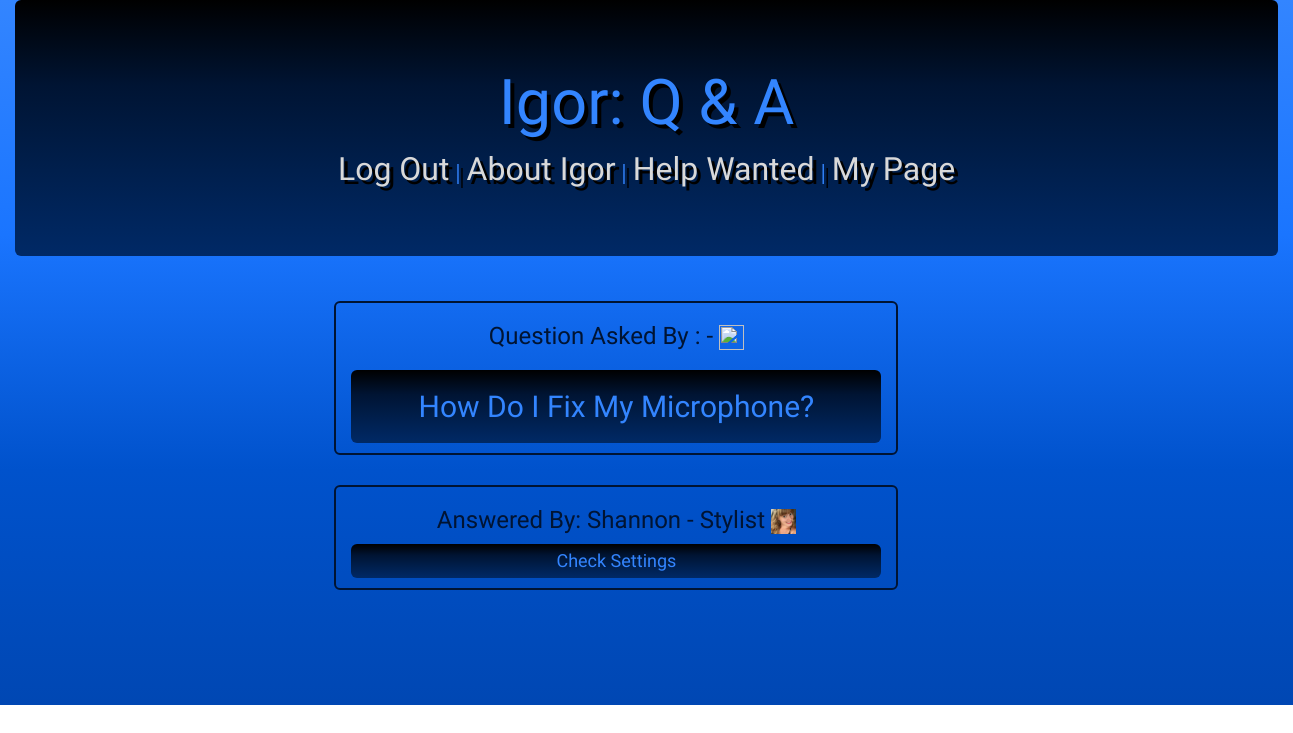
/igor/questions/1/ (signed in), run on an earlier commit of the app's database.
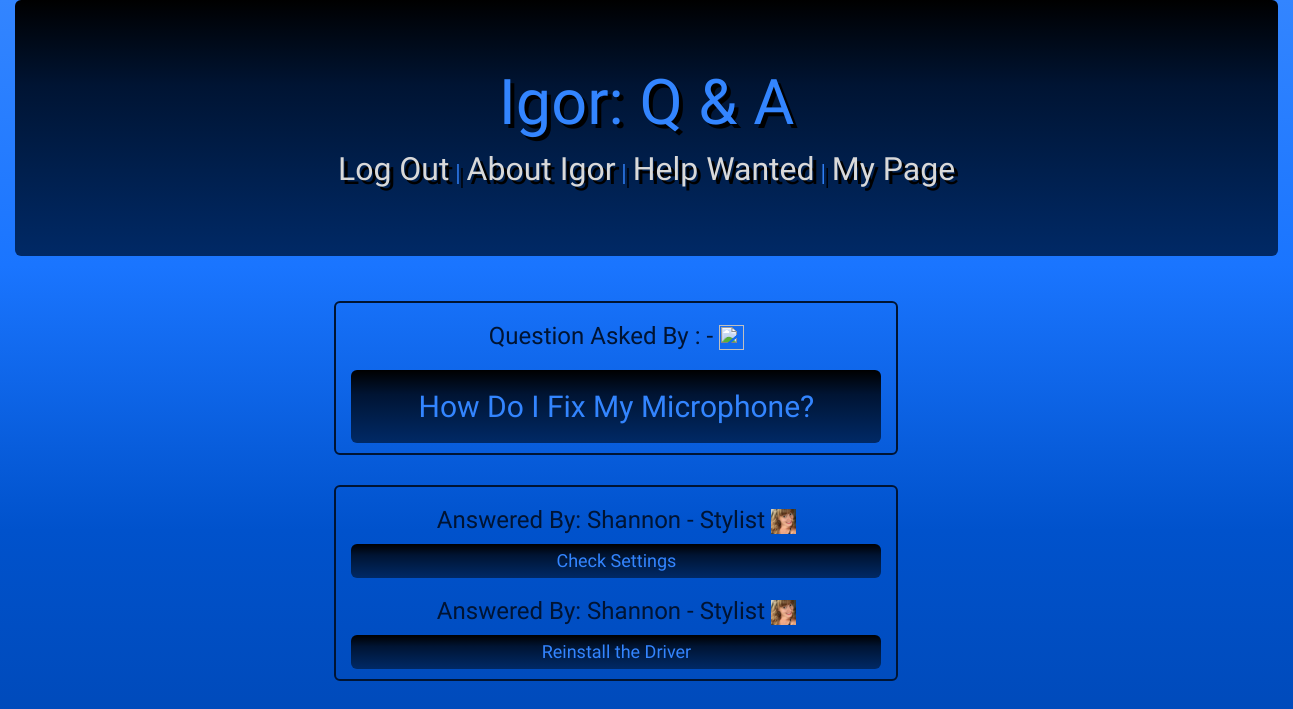
And on a later commit of the database.
### igor_app/models.py (models this page shows)
class Question(models.Model):
    content = models.TextField()
    user_who_posted = models.ForeignKey(User, related_name="posts", on_delete = models.CASCADE)
    specialty = models.CharField(max_length=20)
    created_at = models.DateTimeField(auto_now_add=True)
    updated_at = models.DateTimeField(auto_now=True)

class Answer(models.Model):
    content = models.TextField()
    user_who_answered = models.ForeignKey(User, related_name="answered_questions", on_delete = models.CASCADE)
    parent_question = models.ForeignKey(Question, related_name="answers", on_delete = models.CASCADE)
    created_at = models.DateTimeField(auto_now_add=True)
    updated_at = models.DateTimeField(auto_now=True)

class Profile(models.Model):
    owner=models.OneToOneField(User, related_name="profile", on_delete=models.CASCADE, primary_key=True)
    first_name=models.CharField(max_length=20)
    occupation=models.CharField(max_length=20)
    about=models.TextField()
    img=models.ImageField(upload_to ="img/", null=True, blank=True)
    created_at = models.DateTimeField(auto_now_add=True)
    updated_at = models.DateTimeField(auto_now=True)
    objects=ProfileManager()

### login_reg/models.py (models this page shows)
class User(models.Model):
    username =  models.CharField(max_length=40)
    email = models.CharField(max_length=50)
    password = models.TextField()
    specialty = models.CharField(max_length=20)
    created_at = models.DateTimeField(auto_now_add=True)
    updated_at = models.DateTimeField(auto_now=True)
    objects = UserManager()

### igor_app/views.py (the view)
# urls.py: path('questions/<int:question_id>/', views.view_question),
def view_question(request, question_id):
    if 'userid' in request.session:
        authenticated_user = User.objects.get(id=request.session['userid'])
        context = {
            'authenticated_user': authenticated_user,
            'selected_question': Question.objects.get(id=question_id)
        }
        return render(request, 'results.html', context)
    else:
        return HttpResponse("ERROR NO USER LOGGED IN")

### igor_app/templates/results.html (shortened to what this page needs)
<!DOCTYPE html>
<html lang="en">
<head>
    <link rel="stylesheet" href="https://maxcdn.bootstrapcdn.com/bootstrap/3.4.1/css/bootstrap.min.css">
    {%load static%}
    <link rel="stylesheet" href="{% static 'css/results.css'%}">
</head>
<body>
    <div class="container-fluid">
        <div class="jumbotron text-center">
            <h1>Igor: Q & A</h1>
            <p class="header"><a href="/logout">Log Out</a> | <a href="/igor/about">About Igor</a> | <a href="/igor/questions">Help Wanted</a> | <a href="/">My Page</a></p>
        </div>
        <div class="col-lg-11 col-lg-offset-2">
            <div class="col-lg-6 col-lg-offset-1">
                <h3> Question Asked By : {{selected_question.user_who_posted.profile.first_name}}-{{selected_question.user_who_posted.profile.occupation}} <img src="{{selected_question.user_who_posted.profile.img.url}}" id="avatar"/></h3>
                <h2 id="question">{{selected_question.content}}</h2>
            </div>
            <div class="col-lg-6 col-lg-offset-1">
                {% for answer in selected_question.answers.all %}
                    <h3>Answered By: {{answer.user_who_answered.profile.first_name}} - {{answer.user_who_answered.profile.occupation}} <img src='{{ answer.user_who_answered.profile.img.url }}' id="avatar"></h3>
                    <h4 id="answer"> {{answer.content}} </h4>
                {% endfor %}
            </div>
        </div>
    </div>
</body>
</html>

### igor_app/static/css/results.css (style rules this page uses)
.jumbotron { background:linear-gradient(#000000,#001433, #001f4d, #002966); color:#3385ff; text-shadow:4px 4px black; }
.container-fluid { background:linear-gradient(#3385ff,#1a75ff,#0052cc,#0047b3); padding-bottom:100px; }
.col-lg-11 { text-align:center; }
.col-lg-6 { border: 2px solid #001433; margin-top:15px; margin-bottom:15px; text-align:center; border-radius: 6px; }
a, p#header { font-size:24pt; font-family:'Blinker'; }
a { color:#d9d9d9; }
h1 { font-family:'Black Han Sans'; }
#avatar { width:25px; height:25px; }
h2#question { background:linear-gradient(#000000,#001433, #001f4d, #002966); color: #3385ff; font-family:'Black Han Sans'; padding: 20px 20px 20px 20px; border-radius: 6px; }
h4, h3 { color:#001433; font-family:'Black Han Sans'; }
h4#answer { background:linear-gradient(#000000,#001433, #001f4d, #002966); color: #3385ff; font-family: 'Blinker'; padding:7px 7px 7px 7px; border-radius: 6px; }

What changed in the data, as far as the page shows it:
added Answer: user_who_answered.profile.first_name "Shannon", user_who_answered.profile.occupation "Stylist", user_who_answered.profile.img (picture), content "Reinstall the Driver"
